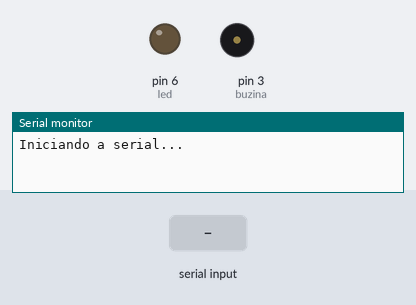
A sketch run on a simulated Arduino Uno, built with avr-gcc and run on an emulated ATmega328P. Shown: output pins drawn as LEDs (lit = HIGH), buzzer (waves = sounding), the last lines printed to the serial monitor. Dashed ring = blinking. The inputs (shaded band) are chosen by the test bench.

Above: at 1.2 s.
1.3 s: "2\n" received over Serial
At 2.1 s:
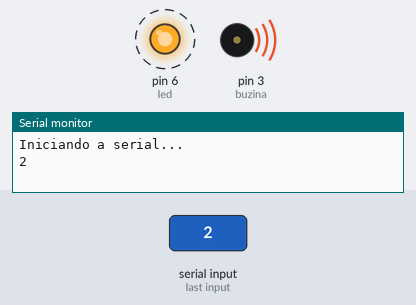
4.3 s: "90,45\n" received over Serial
At 5.55 s:
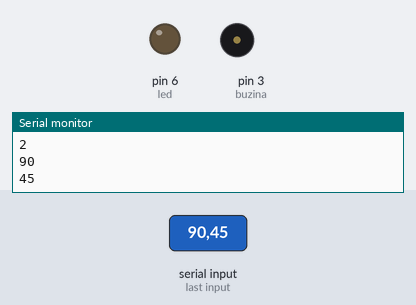
5.8 s: "1\n" received over Serial
At 8.9 s:
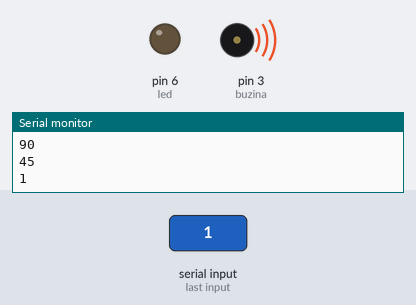
Timing chart, 0 to 16.3 s (numbered marks = the images above; inputs shaded):
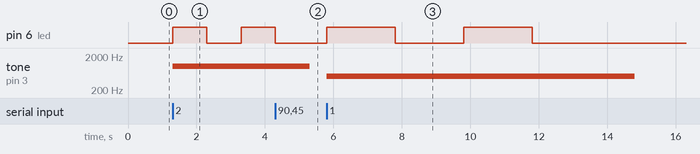

The sketch:

buzina.ino
```cpp
const int led = 6;
int leitura;
int buzina = 3;
void setup() {
  // put your setup code here, to run once:
  pinMode(led, OUTPUT);
  pinMode(buzina, OUTPUT);
  Serial.begin(9600);
  Serial.println("Iniciando a serial...");
}

void loop() {
  // put your main code here, to run repeatedly:
  if (Serial.available()) {
    leitura = Serial.parseInt();
    Serial.println(leitura);
    switch (leitura) {
      case 1:
        tone(buzina,500);
        digitalWrite(led,HIGH);
        delay(2000);
        digitalWrite(led,LOW);
        delay(2000);
        digitalWrite(led,HIGH);
        delay(2000);
        digitalWrite(led,LOW);
        delay(2000);
        break;
      case 2:
        tone(buzina,1000);
        digitalWrite(led,HIGH);
        delay(1000);
        digitalWrite(led,LOW);
        delay(1000);
        digitalWrite(led,HIGH);
        delay(1000);
        digitalWrite(led,LOW);
        delay(1000);
        break;
      case 3:
        tone(buzina,2000);
        digitalWrite(led,HIGH);
        delay(500);
        digitalWrite(led,LOW);
        delay(500);
        digitalWrite(led,HIGH);
        delay(500);
        digitalWrite(led,LOW);
        delay(5000);
      case 4:
        tone(buzina,9000);
        digitalWrite(led,HIGH);
        delay(300);
        digitalWrite(led,LOW);
        delay(300);
        digitalWrite(led,HIGH);
        delay(300);
        digitalWrite(led,LOW);
        delay(300);
        break;
      default:
      noTone(buzina);
      digitalWrite(led,LOW);
      break;
    }
  }

}
```

Measured:
- after the input at 1.3 s, pin 6 (led): LOW → HIGH at once, → LOW 1.0 s later, → HIGH 1.0 s later; tone on pin 3 (buzina): silent → 1000 Hz at once
- after the input at 4.3 s, tone on pin 3 (buzina): 1000 Hz → silent after 1.0 s
- after the input at 5.8 s, pin 6 (led): alternates HIGH for 2.0 s and LOW for 2.0 s, 4 changes in all, then stays LOW, starting at once; tone on pin 3 (buzina): silent → 500 Hz at once, → silent 9.0 s later
